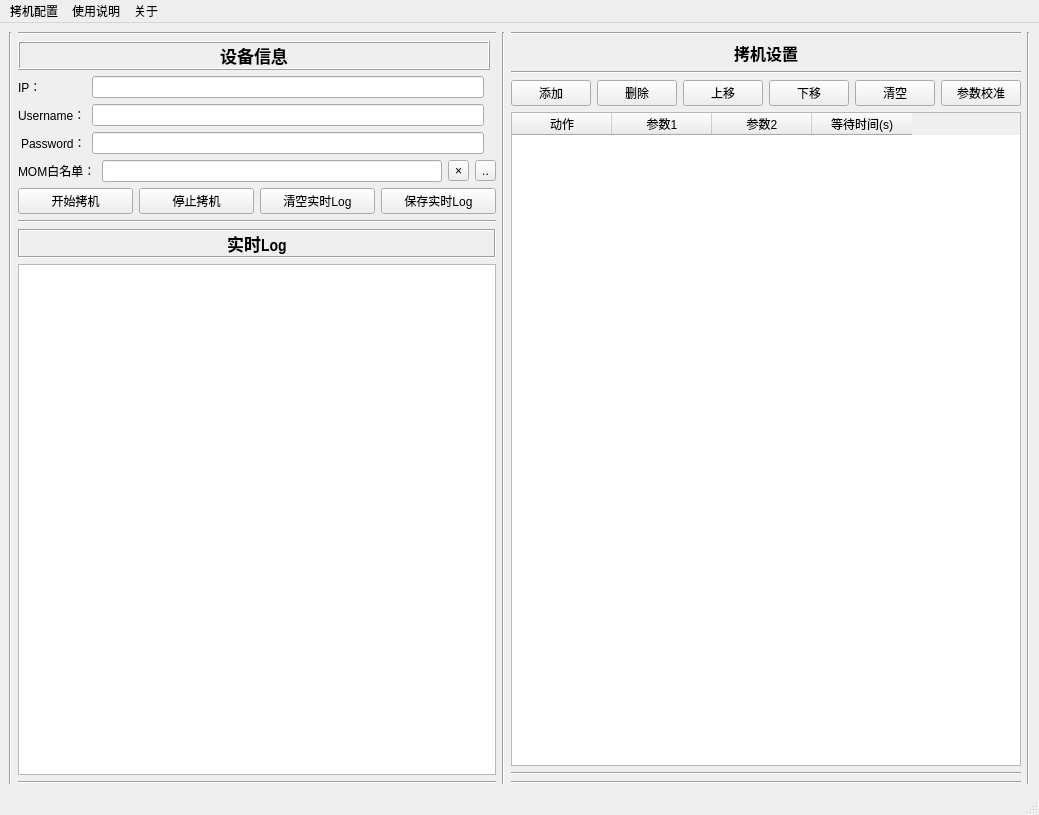
<?xml version="1.0" encoding="UTF-8"?>
<ui version="4.0">
 <class>OCR_UI</class>
 <widget class="QMainWindow" name="OCR_UI">
  <property name="enabled">
   <bool>true</bool>
  </property>
  <property name="geometry">
   <rect>
    <x>0</x>
    <y>0</y>
    <width>1039</width>
    <height>815</height>
   </rect>
  </property>
  <property name="sizePolicy">
   <sizepolicy hsizetype="Expanding" vsizetype="Expanding">
    <horstretch>0</horstretch>
    <verstretch>0</verstretch>
   </sizepolicy>
  </property>
  <property name="focusPolicy">
   <enum>Qt::NoFocus</enum>
  </property>
  <property name="windowTitle">
   <string>拷机定制工具</string>
  </property>
  <widget class="QWidget" name="centralwidget">
   <layout class="QHBoxLayout" name="horizontalLayout">
    <item>
     <widget class="Line" name="line_4">
      <property name="orientation">
       <enum>Qt::Vertical</enum>
      </property>
     </widget>
    </item>
    <item>
     <layout class="QVBoxLayout" name="verticalLayout_Left">
      <item>
       <layout class="QHBoxLayout" name="horizontalLayout_2">
        <item>
         <layout class="QGridLayout" name="DutInfoLayout_6">
          <item row="4" column="1">
           <widget class="QLineEdit" name="dutPw"/>
          </item>
          <item row="2" column="0">
           <widget class="QLabel" name="dutIPLabel">
            <property name="text">
             <string>IP：</string>
            </property>
            <property name="buddy">
             <cstring>dutIP</cstring>
            </property>
           </widget>
          </item>
          <item row="3" column="0" alignment="Qt::AlignRight">
           <widget class="QLabel" name="dutUnLabel">
            <property name="text">
             <string>Username：</string>
            </property>
            <property name="buddy">
             <cstring>dutUn</cstring>
            </property>
           </widget>
          </item>
          <item row="2" column="1">
           <widget class="QLineEdit" name="dutIP"/>
          </item>
          <item row="1" column="0" colspan="3">
           <widget class="QLabel" name="label">
            <property name="font">
             <font>
              <family>Arial Narrow</family>
              <pointsize>13</pointsize>
              <weight>75</weight>
              <italic>false</italic>
              <bold>true</bold>
              <underline>false</underline>
             </font>
            </property>
            <property name="frameShape">
             <enum>QFrame::Box</enum>
            </property>
            <property name="frameShadow">
             <enum>QFrame::Raised</enum>
            </property>
            <property name="text">
             <string>设备信息</string>
            </property>
            <property name="alignment">
             <set>Qt::AlignCenter</set>
            </property>
           </widget>
          </item>
          <item row="3" column="1">
           <widget class="QLineEdit" name="dutUn"/>
          </item>
          <item row="4" column="0" alignment="Qt::AlignRight">
           <widget class="QLabel" name="dutPwLabel">
            <property name="text">
             <string>Password：</string>
            </property>
            <property name="buddy">
             <cstring>dutPw</cstring>
            </property>
           </widget>
          </item>
          <item row="0" column="0" colspan="4">
           <widget class="Line" name="line_5">
            <property name="orientation">
             <enum>Qt::Horizontal</enum>
            </property>
           </widget>
          </item>
          <item row="5" column="0" colspan="4">
           <layout class="QHBoxLayout" name="ActionFileLayout">
            <item>
             <widget class="QLabel" name="label_6">
              <property name="text">
               <string>MOM白名单：</string>
              </property>
             </widget>
            </item>
            <item>
             <widget class="QLineEdit" name="actionFn">
              <property name="readOnly">
               <bool>true</bool>
              </property>
             </widget>
            </item>
            <item>
             <widget class="QToolButton" name="clearActionFn">
              <property name="text">
               <string>×</string>
              </property>
             </widget>
            </item>
            <item>
             <widget class="QToolButton" name="actionFnBtn">
              <property name="text">
               <string>..</string>
              </property>
             </widget>
            </item>
           </layout>
          </item>
          <item row="6" column="0" colspan="4">
           <layout class="QGridLayout" name="gridLayout">
            <item row="3" column="0" colspan="4">
             <widget class="QLabel" name="label_2">
              <property name="enabled">
               <bool>true</bool>
              </property>
              <property name="font">
               <font>
                <family>Arial Narrow</family>
                <pointsize>13</pointsize>
                <weight>75</weight>
                <bold>true</bold>
               </font>
              </property>
              <property name="frameShape">
               <enum>QFrame::Box</enum>
              </property>
              <property name="frameShadow">
               <enum>QFrame::Sunken</enum>
              </property>
              <property name="text">
               <string>实时Log</string>
              </property>
              <property name="alignment">
               <set>Qt::AlignCenter</set>
              </property>
             </widget>
            </item>
            <item row="0" column="1">
             <widget class="QPushButton" name="stopButton">
              <property name="text">
               <string>停止拷机</string>
              </property>
             </widget>
            </item>
            <item row="2" column="0" colspan="4">
             <widget class="Line" name="line_9">
              <property name="orientation">
               <enum>Qt::Horizontal</enum>
              </property>
             </widget>
            </item>
            <item row="5" column="0" colspan="4">
             <widget class="QTextEdit" name="logText">
              <property name="enabled">
               <bool>true</bool>
              </property>
              <property name="frameShape">
               <enum>QFrame::Box</enum>
              </property>
              <property name="frameShadow">
               <enum>QFrame::Raised</enum>
              </property>
              <property name="lineWidth">
               <number>0</number>
              </property>
              <property name="midLineWidth">
               <number>1</number>
              </property>
              <property name="readOnly">
               <bool>true</bool>
              </property>
             </widget>
            </item>
            <item row="0" column="2">
             <widget class="QPushButton" name="clearLogButton">
              <property name="text">
               <string>清空实时Log</string>
              </property>
             </widget>
            </item>
            <item row="0" column="0">
             <widget class="QPushButton" name="beginButton">
              <property name="text">
               <string>开始拷机</string>
              </property>
             </widget>
            </item>
            <item row="0" column="3">
             <widget class="QPushButton" name="logSaveButton">
              <property name="text">
               <string>保存实时Log</string>
              </property>
             </widget>
            </item>
           </layout>
          </item>
         </layout>
        </item>
       </layout>
      </item>
      <item>
       <widget class="Line" name="line_7">
        <property name="orientation">
         <enum>Qt::Horizontal</enum>
        </property>
       </widget>
      </item>
     </layout>
    </item>
    <item>
     <widget class="Line" name="line">
      <property name="orientation">
       <enum>Qt::Vertical</enum>
      </property>
     </widget>
    </item>
    <item>
     <layout class="QVBoxLayout" name="verticalLayout_Right">
      <item>
       <layout class="QGridLayout" name="gridLayout_2">
        <item row="1" column="0" colspan="6">
         <widget class="QLabel" name="label_3">
          <property name="font">
           <font>
            <family>Arial Narrow</family>
            <pointsize>12</pointsize>
            <weight>75</weight>
            <bold>true</bold>
           </font>
          </property>
          <property name="text">
           <string>拷机设置</string>
          </property>
          <property name="textFormat">
           <enum>Qt::MarkdownText</enum>
          </property>
          <property name="alignment">
           <set>Qt::AlignCenter</set>
          </property>
         </widget>
        </item>
        <item row="3" column="1">
         <widget class="QPushButton" name="actDelBtn">
          <property name="text">
           <string>删除</string>
          </property>
         </widget>
        </item>
        <item row="3" column="2">
         <widget class="QPushButton" name="actMvUpBtn">
          <property name="text">
           <string>上移</string>
          </property>
         </widget>
        </item>
        <item row="0" column="0" colspan="6">
         <widget class="Line" name="line_3">
          <property name="orientation">
           <enum>Qt::Horizontal</enum>
          </property>
         </widget>
        </item>
        <item row="3" column="0">
         <widget class="QPushButton" name="actAddBtn">
          <property name="text">
           <string>添加</string>
          </property>
         </widget>
        </item>
        <item row="2" column="0" colspan="6">
         <widget class="Line" name="line_10">
          <property name="orientation">
           <enum>Qt::Horizontal</enum>
          </property>
         </widget>
        </item>
        <item row="3" column="3">
         <widget class="QPushButton" name="actMvDownBtn">
          <property name="text">
           <string>下移</string>
          </property>
         </widget>
        </item>
        <item row="3" column="5">
         <widget class="QPushButton" name="pushButton">
          <property name="text">
           <string>参数校准</string>
          </property>
         </widget>
        </item>
        <item row="3" column="4">
         <widget class="QPushButton" name="actClrBtn">
          <property name="text">
           <string>清空</string>
          </property>
         </widget>
        </item>
       </layout>
      </item>
      <item>
       <widget class="QTableWidget" name="actTableWidget">
        <property name="frameShape">
         <enum>QFrame::StyledPanel</enum>
        </property>
        <property name="frameShadow">
         <enum>QFrame::Raised</enum>
        </property>
        <property name="midLineWidth">
         <number>1</number>
        </property>
        <property name="selectionMode">
         <enum>QAbstractItemView::SingleSelection</enum>
        </property>
        <property name="selectionBehavior">
         <enum>QAbstractItemView::SelectRows</enum>
        </property>
        <column>
         <property name="text">
          <string>动作</string>
         </property>
        </column>
        <column>
         <property name="text">
          <string>参数1</string>
         </property>
         <property name="font">
          <font>
           <weight>50</weight>
           <bold>false</bold>
          </font>
         </property>
        </column>
        <column>
         <property name="text">
          <string>参数2</string>
         </property>
        </column>
        <column>
         <property name="text">
          <string>等待时间(s)</string>
         </property>
        </column>
       </widget>
      </item>
      <item>
       <widget class="Line" name="line_6">
        <property name="orientation">
         <enum>Qt::Horizontal</enum>
        </property>
       </widget>
      </item>
      <item>
       <widget class="Line" name="line_8">
        <property name="orientation">
         <enum>Qt::Horizontal</enum>
        </property>
       </widget>
      </item>
     </layout>
    </item>
    <item>
     <widget class="Line" name="line_2">
      <property name="orientation">
       <enum>Qt::Vertical</enum>
      </property>
     </widget>
    </item>
   </layout>
  </widget>
  <widget class="QMenuBar" name="menubar">
   <property name="geometry">
    <rect>
     <x>0</x>
     <y>0</y>
     <width>1039</width>
     <height>23</height>
    </rect>
   </property>
   <widget class="QMenu" name="configMenu">
    <property name="title">
     <string>拷机配置</string>
    </property>
    <addaction name="configInput"/>
    <addaction name="configOutput"/>
   </widget>
   <widget class="QMenu" name="tipMenu">
    <property name="title">
     <string>使用说明</string>
    </property>
    <addaction name="tipWhiteList"/>
   </widget>
   <widget class="QMenu" name="aboutMenu">
    <property name="title">
     <string>关于</string>
    </property>
   </widget>
   <addaction name="configMenu"/>
   <addaction name="tipMenu"/>
   <addaction name="aboutMenu"/>
  </widget>
  <widget class="QStatusBar" name="statusbar"/>
  <action name="configInput">
   <property name="text">
    <string>导入</string>
   </property>
   <property name="shortcutContext">
    <enum>Qt::WidgetWithChildrenShortcut</enum>
   </property>
  </action>
  <action name="configOutput">
   <property name="text">
    <string>导出</string>
   </property>
  </action>
  <action name="action_2">
   <property name="text">
    <string>白名单格式说明</string>
   </property>
  </action>
  <action name="tipWhiteList">
   <property name="text">
    <string>白名单格式说明</string>
   </property>
  </action>
  <action name="action">
   <property name="text">
    <string>稳态切换</string>
   </property>
  </action>
  <action name="action_3">
   <property name="text">
    <string>非稳态切换</string>
   </property>
  </action>
  <action name="action_4">
   <property name="text">
    <string>故障注入后切换</string>
   </property>
  </action>
  <action name="steadyMode">
   <property name="text">
    <string>稳态切换</string>
   </property>
  </action>
  <action name="unsteadyMode">
   <property name="text">
    <string>非稳态切换</string>
   </property>
  </action>
  <action name="actionMode">
   <property name="text">
    <string>故障注入后切换</string>
   </property>
  </action>
 </widget>
 <tabstops>
  <tabstop>dutIP</tabstop>
  <tabstop>dutUn</tabstop>
  <tabstop>dutPw</tabstop>
  <tabstop>beginButton</tabstop>
  <tabstop>stopButton</tabstop>
  <tabstop>clearLogButton</tabstop>
  <tabstop>logSaveButton</tabstop>
  <tabstop>actionFnBtn</tabstop>
  <tabstop>actionFn</tabstop>
  <tabstop>logText</tabstop>
  <tabstop>clearActionFn</tabstop>
 </tabstops>
 <resources/>
 <connections>
  <connection>
   <sender>clearActionFn</sender>
   <signal>clicked()</signal>
   <receiver>actionFn</receiver>
   <slot>clear()</slot>
   <hints>
    <hint type="sourcelabel">
     <x>449</x>
     <y>173</y>
    </hint>
    <hint type="destinationlabel">
     <x>412</x>
     <y>174</y>
    </hint>
   </hints>
  </connection>
  <connection>
   <sender>clearLogButton</sender>
   <signal>clicked()</signal>
   <receiver>logText</receiver>
   <slot>clear()</slot>
   <hints>
    <hint type="sourcelabel">
     <x>368</x>
     <y>205</y>
    </hint>
    <hint type="destinationlabel">
     <x>222</x>
     <y>319</y>
    </hint>
   </hints>
  </connection>
 </connections>
</ui>
